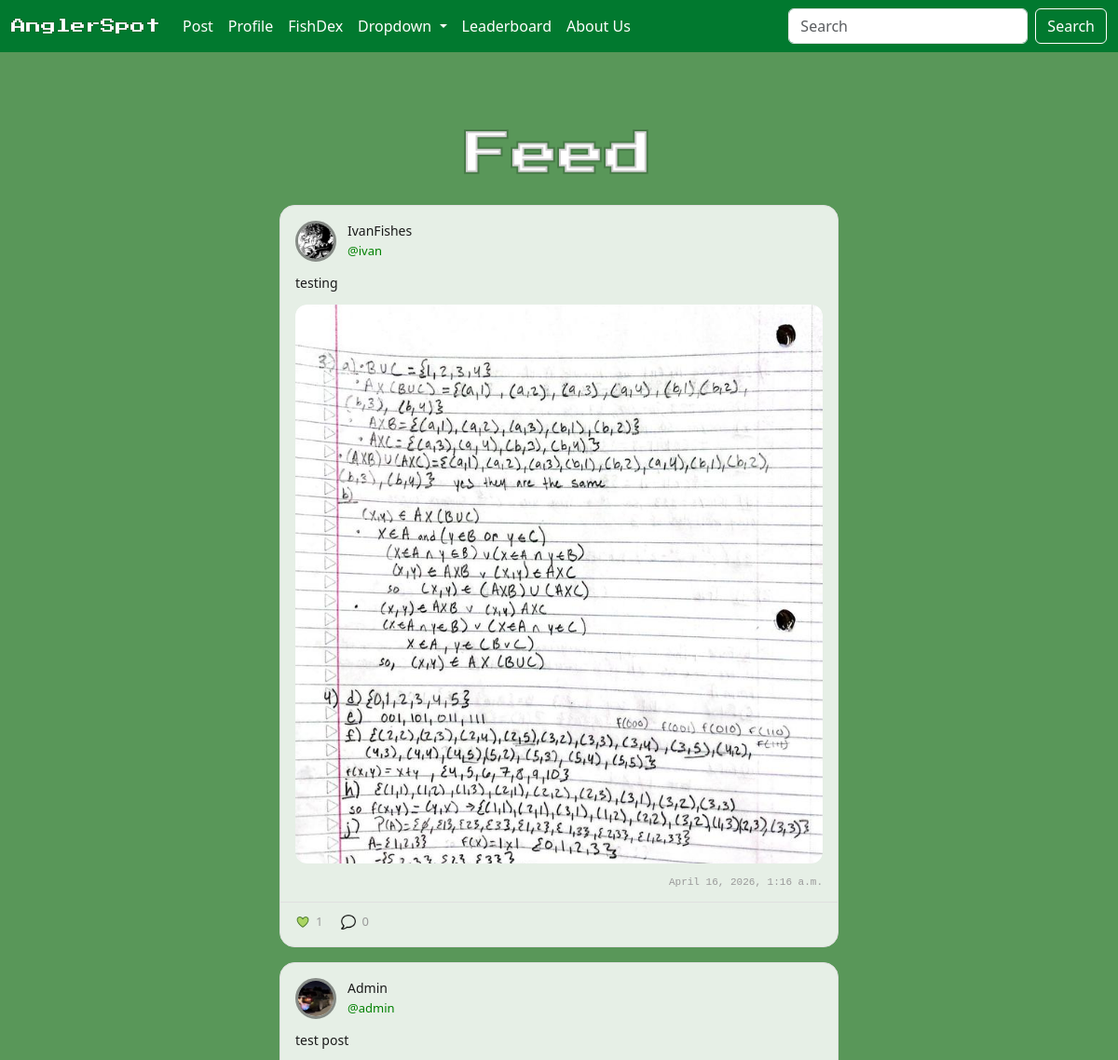
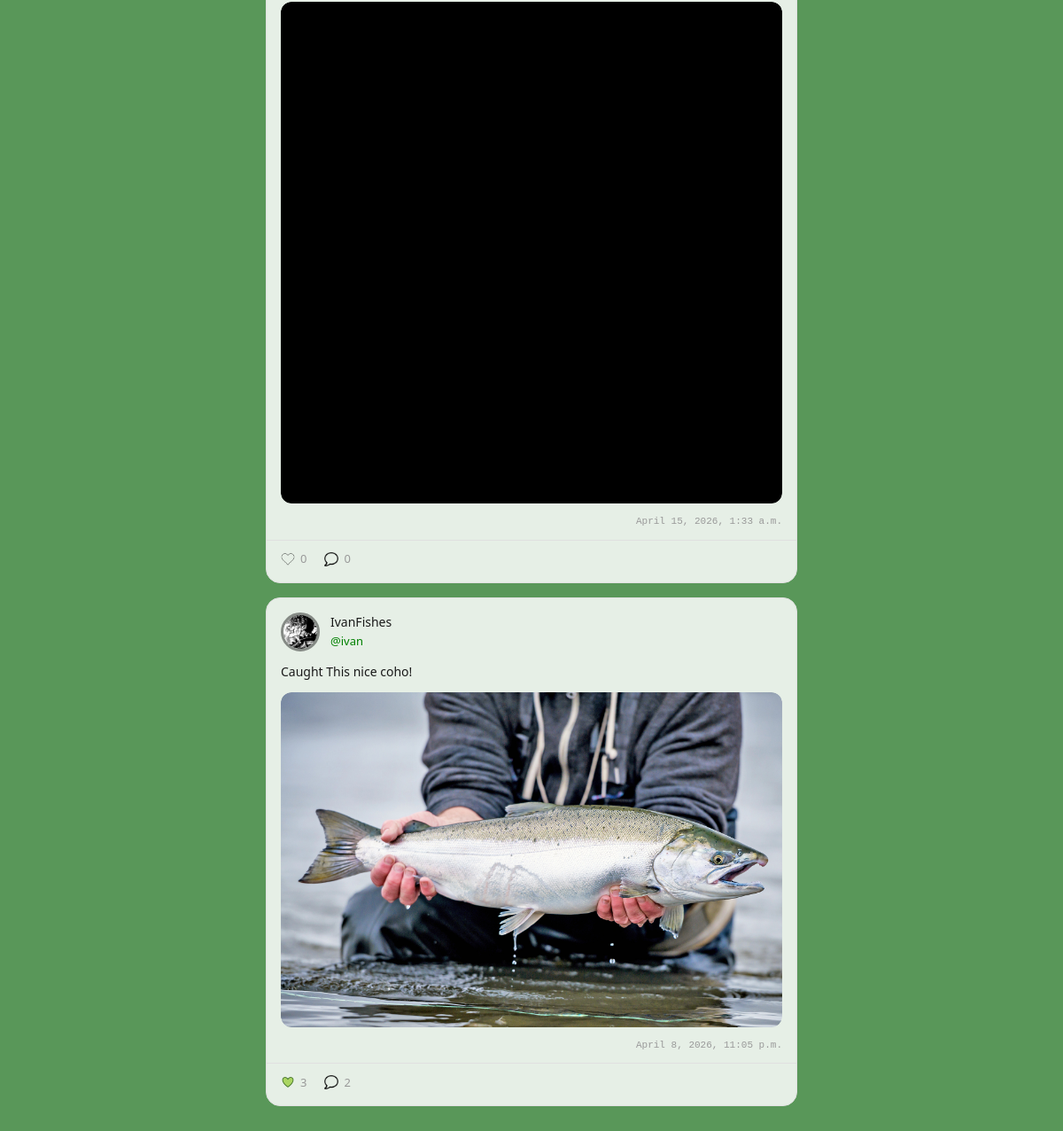
Page / (signed in) on the committed database (2 pictures, top to bottom).
### angler/models/post.py (models this page shows, shortened)
class Post(models.Model):
    user = models.ForeignKey(User, on_delete=models.CASCADE)
    text = models.TextField()
    created_date = models.DateTimeField(auto_now=True)
    image = ResizedImageField (size=[1600, 900], upload_to='post_img/', blank=True)
    @property
    def like_count(self):
        likes = Like.objects.filter(post=self).count()
        return likes
    @property
    def comment_count(self):
        comments = Comment.objects.filter(post=self).count()
        return comments

### angler/models/user.py (models this page shows, shortened)
class User(AbstractUser):
    is_confirmed = models.BooleanField(default=False)
    is_private = models.BooleanField(default=False)
    points = models.PositiveIntegerField(default=0) #previous idea have a cap on points validators=[MaxValueValidator(5000)]
    @property
    def get_profile_name(self):
        return Profile.objects.get(user=self).profile_name
    def get_profile_image(self):
        return Profile.objects.get(user=self).profile_image

class Profile(models.Model):
    user = models.OneToOneField(User, on_delete=models.CASCADE)
    profile_image = models.ImageField(default='default_profile_img.jpg', upload_to='profile_img/', null=False, blank=True)
    profile_name = models.CharField(max_length=16, blank=True)
    bio = models.TextField(max_length=500, blank=True)

### angler/views/main_feed.py (the view)
# urls.py: path('', MainFeedView.as_view(), name='home_feed'),
class MainFeedView(LoginRequiredMixin, View):
    login_url = '/login/'
    def get(self, request):
        posts = Post.objects.filter(Q(user=request.user) | Q (user__friendlist__friends=request.user) | Q(user__is_private=False)).order_by('-created_date') #only query friends and or non privated users' posts
        comment_form = PostCommentForm()
        liked_post_ids = set(Like.objects.filter(user=request.user).values_list('post_id', flat=True))
        context = {
            'posts': posts,
            'liked_post_ids':liked_post_ids,
            'comment_form':comment_form
        }
        return render(request, 'angler/main_feed.html', context)

### angler/forms/post.py
class PostCommentForm(forms.ModelForm):
    class Meta:
        model = Comment
        fields = ('text',)
        widgets = {
            'text': forms.Textarea(attrs={'placeholder':'Enter your reply here...'})
        }
        labels = {
            'text':''
        }

### angler/templates/angler/main_feed.html (shortened to what this page needs)
{% extends 'angler/base.html'%}
{% block content %}
<div class="title-row">
    <h2 class="section-title-feed">Feed</h2>
</div>
<div class="feed-container">
    {% for post in posts %}
    <a href="{% url 'post_detail' post_id=post.id %}" class="post-link">
        <div class="post-card">
            <div class="post-header">
                <img class="post-avatar" src="{{ post.user.get_profile_image.url }}" alt="{{ post.user.username }}" />
                <div class="post-header-right">
                    <div class="post-name-row">
                        <span class="post-profilename">{{ post.user.get_profile_name }}</span>
                        <span class="post-username">@{{ post.user.username }}</span>
                    </div>
                </div>
            </div>
            <div class="post-body">
                <p class="post-text">{{ post.text }}</p>
            </div>
            {% if post.image %}
            <div class="post-media">
                <img class="post-image" src="{{ post.image.url }}" alt="post image" />
            </div>
            {% endif %}
            <span class="post-timestamp">{{ post.created_date }}</span>
            <div class="post-footer">
                <div class="post-stat">
                        {% if post.id in liked_post_ids %}
                            <img src="{{ MEDIA_URL }}like_img/liked.png" alt="likes" class="stat-icon"/>
                        {% else %}
                            <img src="{{ MEDIA_URL }}like_img/not_liked.png" alt="likes" class="stat-icon"/>
                        {% endif %}
                        <span class="stat-count">{{ post.like_count }}</span>
                        </div>
                <div class="post-stat">
                    <img src="{{ MEDIA_URL }}comment/comment_icon.png" alt="comments" class="stat-icon" />
                    <span class="stat-count">{{ post.comment_count }}</span>
                </div>
            </div>
        </div>
    </a>
    {% endfor %}
</div>
{% endblock %}

### angler/static/css/style.css (style rules this page uses)
a { text-decoration: none; color: green; }
img { background: transparent; }
.title-row { width: 80vw; margin: 10vh auto 12px; display: flex; align-items: center; justify-content: space-between; }
body { background-color: #599759; }
.feed-container { width: 50vw; margin: 0 auto 10vh; display: flex; flex-direction: column; gap: 16px; padding-top: 12px; }
.post-card { background-color: rgba(255, 255, 255, 0.85); border: 1.5px solid #e0e0e0; border-radius: 16px; padding: 16px; display: flex; flex-direction: column; gap: 12px; transition: border-color 0.15s; }
.post-username { font-size: 14px; font-weight: 500; color: #1a1a1a; }
.post-timestamp { font-size: 11px; color: #999; font-family: monospace; }
.post-media { width: 100%; border-radius: 12px; overflow: hidden; }
.post-image { width: 100%; height: auto; max-height: 600px; object-fit: cover; display: block; border-radius: 12px; }
.post-body { display: flex; flex-direction: column; gap: 6px; width: 100%; align-items: flex-start; }
.post-text { font-size: 14px; color: #1a1a1a; line-height: 1.6; margin: 0; align-self: flex-start; }
.post-footer { display: flex; align-items: center; gap: 20px; }
.post-stat { display: flex; align-items: center; gap: 6px; }
.stat-icon { width: 16px; height: 16px; object-fit: contain; }
.stat-count { font-size: 13px; color: #999; }
.post-card { text-decoration: none; color: inherit; }
.post-link { display: flex; flex-direction: column; gap: 12px; text-decoration: none; color: inherit; cursor: pointer; }
.section-title-feed { width: 80vw; margin: 0; font-size: 50px; font-weight: 500; font-family: 'Press Start 2P'; color: #ffffff; -webkit-text-stroke: 4px #0000002f; text-align: center; }
.post-header { display: flex; align-items: flex-start; gap: 12px; }
.post-avatar { width: 44px; height: 44px; border-radius: 50%; object-fit: cover; flex-shrink: 0; border: 3px solid #0000006c; box-shadow: inset 0px 4px 10px rgba(0, 0, 0, 0.158); }
.post-header-right { display: flex; flex-direction: column; gap: 4px; width: 100%; }
.post-name-row { display: flex; flex-direction: column; gap: 2px; }
.post-profilename { font-size: 14px; font-weight: 500; color: #1a1a1a; }
.post-username { font-size: 13px; color: green; }
.post-timestamp { font-size: 11px; color: #999; font-family: monospace; align-self: flex-end; }

### rows in the picture
Post: user.get_profile_image (picture), user.get_profile_name "IvanFishes", user.username "ivan", text "testing", image (picture), created_date "April 16, 2026, 1:16 a.m.", like_count "1", comment_count "0"
Post: user.get_profile_image (placeholder picture), user.get_profile_name "Admin", user.username "admin", text "test post", image (picture), created_date "April 15, 2026, 1:33 a.m.", like_count "0", comment_count "0"
Post: user.get_profile_image (picture), user.get_profile_name "IvanFishes", user.username "ivan", text "Caught This nice coho!", image (picture), created_date "April 8, 2026, 11:05 p.m.", like_count "3", comment_count "2"
